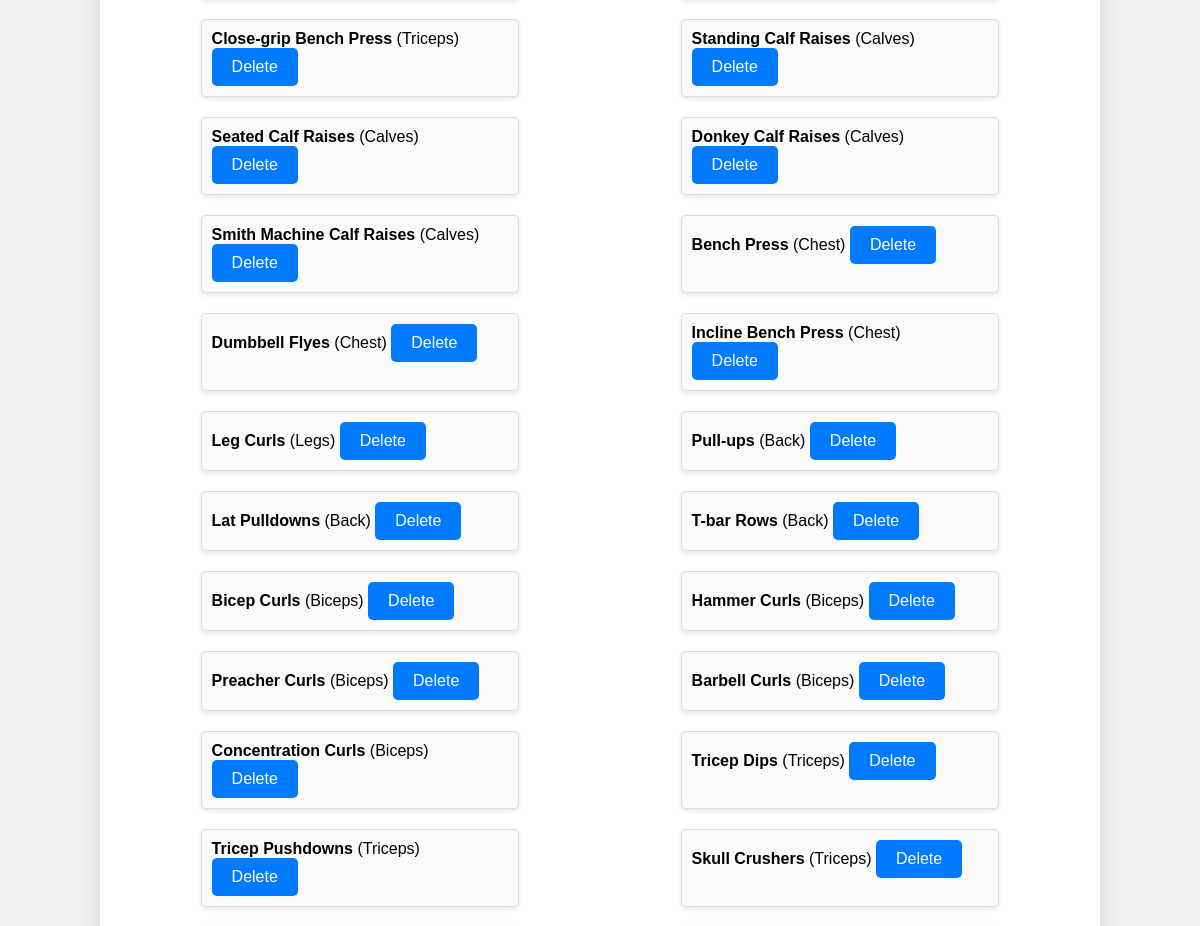
The app's page /exercises (middle part), older data.
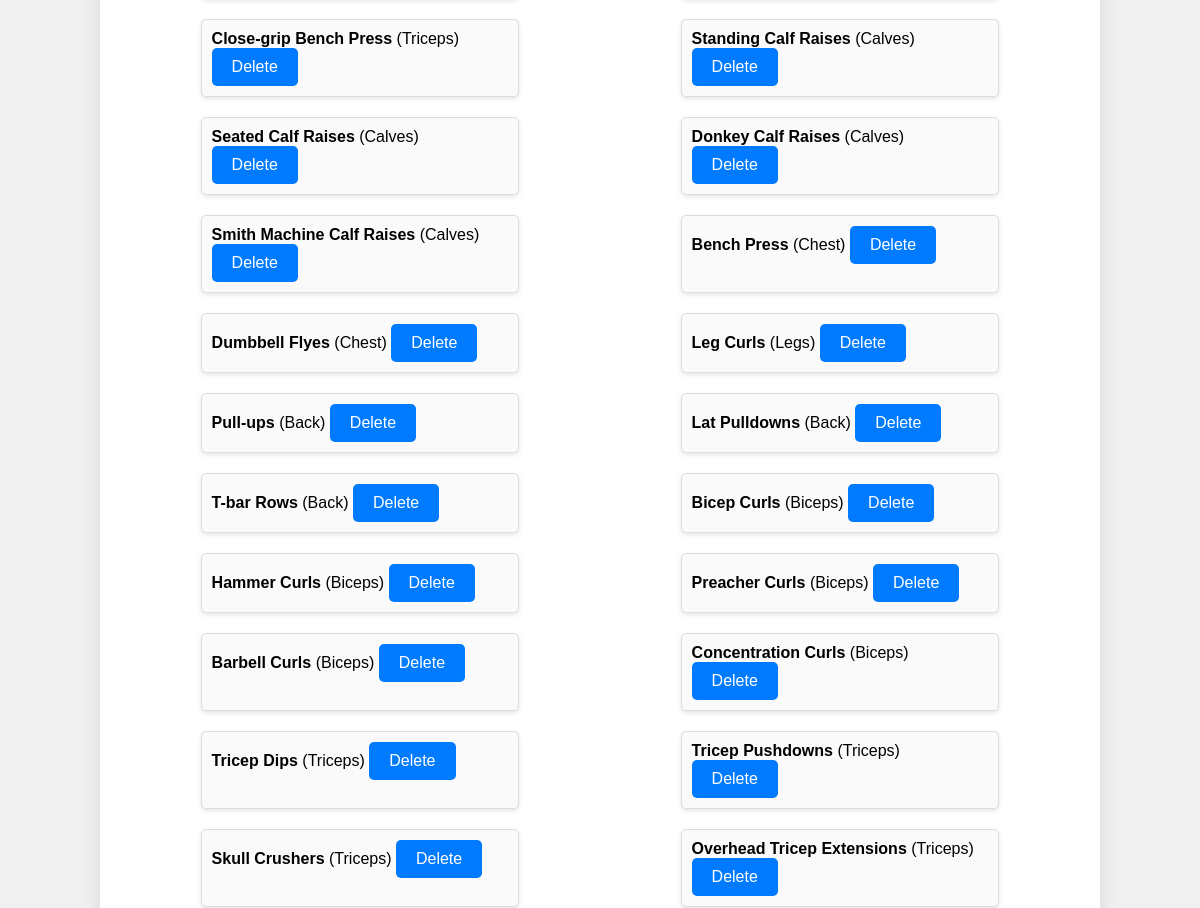
The same page, newer data.
### app.py (models this page shows)
class Exercise(db.Model):
    id = db.Column(db.Integer, primary_key=True)
    name = db.Column(db.String(100), nullable=False)
    muscle_group = db.Column(db.String(100), nullable=False)

### app.py (the view)
@app.route('/exercises')
def exercises():
    all_exercises = Exercise.query.all()
    return render_template('exercises.html', exercises=all_exercises)

### templates/exercises.html (shortened to what this page needs)
{% extends 'layout.html' %}
{% block content %}
<ul>
    {% for exercise in exercises %}
    <li>
        <strong>{{ exercise.name }}</strong> ({{ exercise.muscle_group }})
        <form action="{{ url_for('delete_exercise', id=exercise.id) }}" method="post" style="display:inline;">
            <button type="submit">Delete</button>
        </form>
    </li>
    {% endfor %}
</ul>
{% endblock %}

Row changes from the older to the newer data that the page shows:
removed Exercise: name "Incline Bench Press", muscle_group "Chest"
now on this page (row unchanged): Exercise: name "Overhead Tricep Extensions", muscle_group "Triceps"
